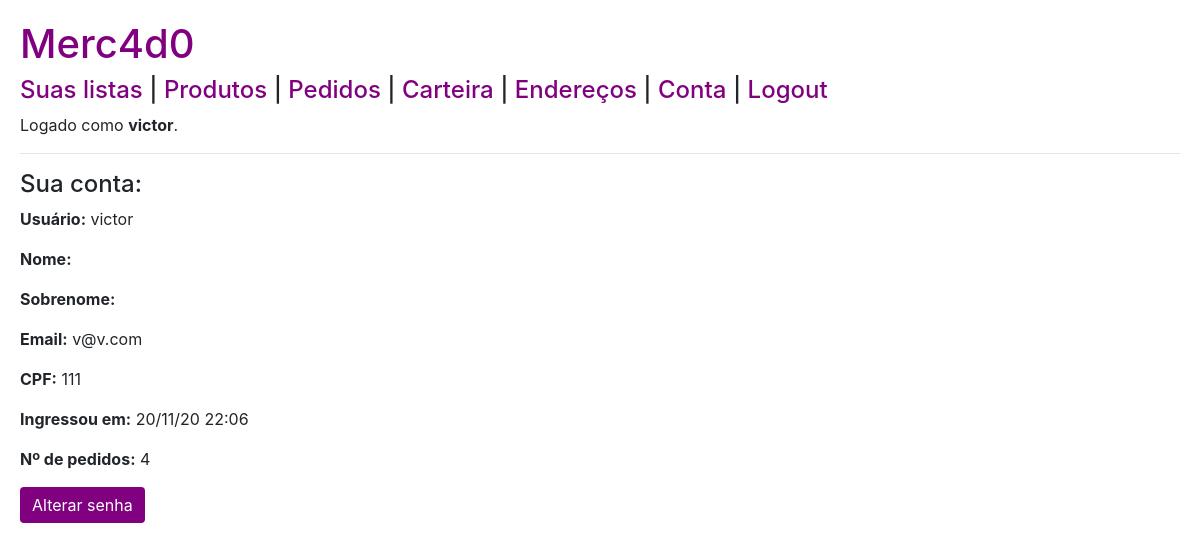
Page /conta (signed in) on the earlier database version.
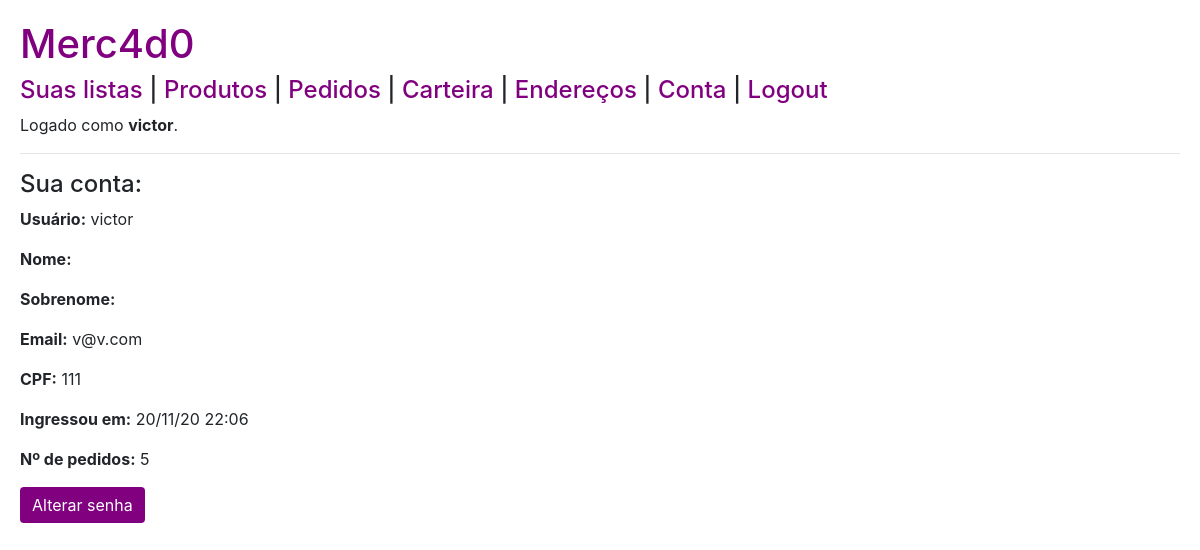
Same page on the later database version.
### compras/models.py (models this page shows, shortened)
class Usuario(AbstractUser):
    cpf = models.CharField(max_length=11)

### compras/views.py (the view)
# urls.py: path("conta", views.conta, name="conta"),
@login_required(login_url='login')
def conta(request):
    return render(request, 'compras/conta.html')

### compras/templates/compras/conta.html
{% extends "compras/layout.html" %}
{% block body %}
<h4>Sua conta:</h4>
<p><b>Usuário:</b> {{ user.username }}</p>
<p><b>Nome:</b> {{ user.first_name }}</p>
<p><b>Sobrenome:</b> {{ user.last_name }}</p>
<p><b>Email:</b> {{ user.email }}</p>
<p><b>CPF:</b> {{ user.cpf }}</p>
<p><b>Ingressou em:</b> {{ user.date_joined|date:"d/m/y H:i" }}</p>
<p><b>Nº de pedidos:</b> {{ user.historicos.count }}</p>
<a href="{% url 'senha' %}">
    <button type="button" class="btn btn-primary">Alterar senha</button>
</a>
{% endblock %}

### compras/templates/compras/layout.html (shortened to what this page needs)
{% load static %}
<!DOCTYPE html>
<html lang="en">
<head>
    <link rel="stylesheet" href="https://cdn.jsdelivr.net/npm/bootstrap@4.5.3/dist/css/bootstrap.min.css">
    <link rel="stylesheet" href="{% static 'compras/styles.css' %}">
</head>
<body>
    <h1><a href="{% url 'index' %}">Merc4d0</a></h1>
    <h4>
    <nav>
        {% if not user.is_authenticated %}
            <a href="{% url 'login' %}">Login</a>
            <span>|</span>
            <a href="{% url 'registrar' %}">Registrar-se</a>
        {% else %}
            <a href="{% url 'index' %}">Suas listas</a>
            <span>|</span>
            <a href="{% url 'produtos' %}">Produtos</a>
            <span>|</span>
            <a href="{% url 'pedidos' %}">Pedidos</a>
            <span>|</span>
            <a href="{% url 'carteira' %}">Carteira</a>
            <span>|</span>
            <a href="{% url 'enderecos' %}">Endereços</a>
            <span>|</span>
            <a href="{% url 'conta' %}">Conta</a>
            <span>|</span>
            <a href="{% url 'logout' %}">Logout</a>
        {% endif %}
    </nav>
    </h4>
    {% if user.is_authenticated %}
        <p>Logado como <b>{{ user.username }}</b>.</p>
    {% else %}
        <p>Não logado.</p>
    {% endif %}
    <hr>
    {% block body %}
    {% endblock %}
</body>
</html>

Differences in the rows shown:
changed Usuario "victor": historicos.count "4" → "5"
